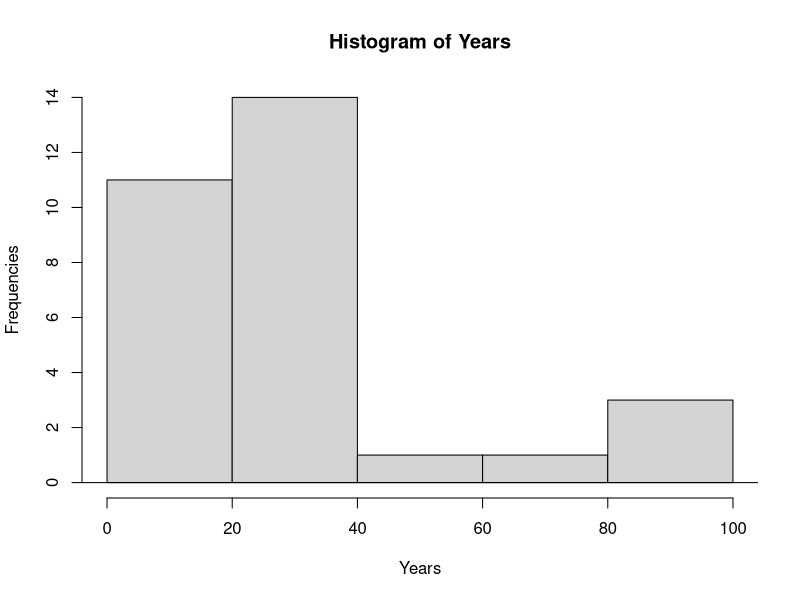

This figure's R source:
#Q1: Set the working directory
setwd("C:\\Users\\HP\\OneDrive\\Documents\\GitHub\\R-Labs\\Lab04")

#Get the working directory
getwd()

data <- read.table("DATA 4.txt", header = TRUE, sep = " ")
data

#Adding modification
attach(data)

#Q2
data$X3

#Create histogram
hist(X3, main = "Histogram of Years", xlab = "Years", ylab = "Frequencies")
abline(h=0)

#Stem-Leaf Plot
stem(X3)

#Mean of the X3
mean(X3)

#Median of the X3
median(X3)

#Standard Deviation
sd(X3)

summary(X3)
quantile(X3)

#Getting second and third quantile value
quantile(X3)[2]
quantile(X3)[3]

#IQR = Q3 - Q1
IQR(X3)
iqr <- quantile(X3)[4] - quantile(X3)[2]
iqr


#Que 03
table(X3)

max(table(X3))


mod <- function(x){
  fre <- table(x)
  names(fre[fre == max(fre)])
}
mod(X3)

